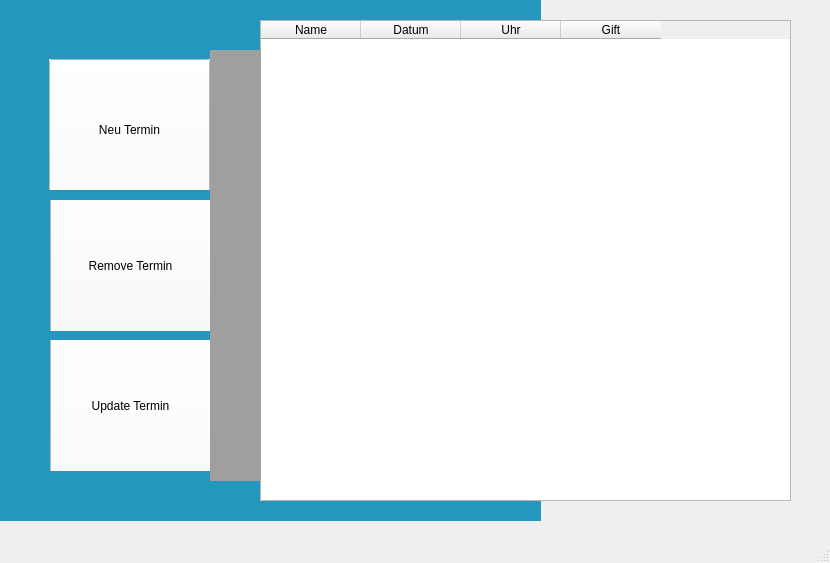
<?xml version="1.0" encoding="UTF-8"?>
<ui version="4.0">
 <class>MainWindow</class>
 <widget class="QMainWindow" name="MainWindow">
  <property name="geometry">
   <rect>
    <x>0</x>
    <y>0</y>
    <width>830</width>
    <height>563</height>
   </rect>
  </property>
  <property name="windowTitle">
   <string>MainWindow</string>
  </property>
  <widget class="QWidget" name="centralwidget">
   <widget class="QWidget" name="sidebar" native="true">
    <property name="geometry">
     <rect>
      <x>0</x>
      <y>0</y>
      <width>541</width>
      <height>521</height>
     </rect>
    </property>
    <property name="styleSheet">
     <string notr="true">background-color: #2596be</string>
    </property>
    <widget class="QWidget" name="wid1" native="true">
     <property name="geometry">
      <rect>
       <x>49</x>
       <y>59</y>
       <width>211</width>
       <height>131</height>
      </rect>
     </property>
     <property name="styleSheet">
      <string notr="true">background-color: rgb(255, 255, 255);</string>
     </property>
     <widget class="QPushButton" name="pushButton">
      <property name="geometry">
       <rect>
        <x>0</x>
        <y>0</y>
        <width>161</width>
        <height>141</height>
       </rect>
      </property>
      <property name="focusPolicy">
       <enum>Qt::StrongFocus</enum>
      </property>
      <property name="autoFillBackground">
       <bool>false</bool>
      </property>
      <property name="styleSheet">
       <string notr="true">font: 16pt &quot;Comic Sans MS&quot;;
</string>
      </property>
      <property name="text">
       <string>Neu Termin</string>
      </property>
     </widget>
    </widget>
    <widget class="QWidget" name="wid1_2" native="true">
     <property name="geometry">
      <rect>
       <x>50</x>
       <y>200</y>
       <width>211</width>
       <height>131</height>
      </rect>
     </property>
     <property name="styleSheet">
      <string notr="true">background-color: rgb(250, 250, 250);</string>
     </property>
     <widget class="QPushButton" name="pushButton_2">
      <property name="geometry">
       <rect>
        <x>0</x>
        <y>-10</y>
        <width>161</width>
        <height>151</height>
       </rect>
      </property>
      <property name="styleSheet">
       <string notr="true">font: 16pt &quot;Comic Sans MS&quot;;</string>
      </property>
      <property name="text">
       <string>Remove Termin</string>
      </property>
     </widget>
    </widget>
    <widget class="QWidget" name="wid1_3" native="true">
     <property name="geometry">
      <rect>
       <x>50</x>
       <y>340</y>
       <width>211</width>
       <height>131</height>
      </rect>
     </property>
     <property name="styleSheet">
      <string notr="true">background-color: rgb(255,255,255);</string>
     </property>
     <widget class="QPushButton" name="pushButton_3">
      <property name="geometry">
       <rect>
        <x>0</x>
        <y>-10</y>
        <width>161</width>
        <height>151</height>
       </rect>
      </property>
      <property name="styleSheet">
       <string notr="true">font: 16pt &quot;Comic Sans MS&quot;;</string>
      </property>
      <property name="text">
       <string>Update Termin</string>
      </property>
     </widget>
    </widget>
   </widget>
   <widget class="QTableWidget" name="tableWidget">
    <property name="geometry">
     <rect>
      <x>260</x>
      <y>20</y>
      <width>531</width>
      <height>481</height>
     </rect>
    </property>
    <property name="focusPolicy">
     <enum>Qt::StrongFocus</enum>
    </property>
    <property name="styleSheet">
     <string notr="true">font: 10pt &quot;Segoe Fluent Icons&quot;;</string>
    </property>
    <column>
     <property name="text">
      <string>Name</string>
     </property>
    </column>
    <column>
     <property name="text">
      <string>Datum</string>
     </property>
    </column>
    <column>
     <property name="text">
      <string>Uhr</string>
     </property>
    </column>
    <column>
     <property name="text">
      <string>Gift</string>
     </property>
    </column>
   </widget>
   <widget class="QMdiArea" name="mdiArea">
    <property name="geometry">
     <rect>
      <x>210</x>
      <y>50</y>
      <width>51</width>
      <height>431</height>
     </rect>
    </property>
   </widget>
  </widget>
  <widget class="QMenuBar" name="menubar">
   <property name="geometry">
    <rect>
     <x>0</x>
     <y>0</y>
     <width>830</width>
     <height>22</height>
    </rect>
   </property>
  </widget>
  <widget class="QStatusBar" name="statusbar"/>
 </widget>
 <resources/>
 <connections/>
</ui>
